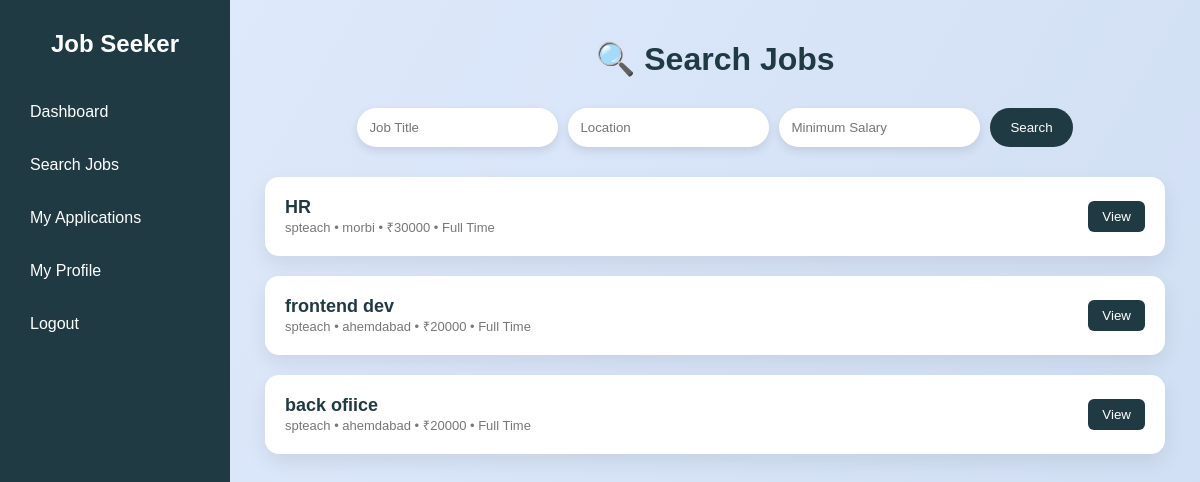
Screenshot of /jobseeker_search/ with the database file from the repository.
### myapp/models.py (models this page shows, shortened)
class Job(models.Model):
    provider = models.ForeignKey(
        User,
        on_delete=models.CASCADE,
        related_name="posted_jobs"
    )
    title = models.CharField(max_length=200)
    description = models.TextField()
    location = models.CharField(max_length=100)
    salary = models.IntegerField(blank=True, null=True)
    job_type = models.CharField(
        max_length=50,
        choices=[
            ("Full Time", "Full Time"),
            ("Part Time", "Part Time"),
            ("Internship", "Internship"),
            ("Remote", "Remote")
        ],
        default="Full Time"
    )
    created_at = models.DateTimeField(auto_now_add=True)
    applicants = models.IntegerField(default=0)
    class Meta:
        ordering = ["-created_at"]

### myapp/views.py (the view)
# urls.py: path('jobseeker_search/', views.jobseeker_search, name='jobseeker_search'),
def jobseeker_search(request):
    jobs = Job.objects.all()
    query = request.GET.get('q')
    location = request.GET.get('location')
    salary = request.GET.get('salary')
    job_type = request.GET.get('job_type')
    if query:
        jobs = jobs.filter(title__icontains=query)
    if location:
        jobs = jobs.filter(location__icontains=location)
    if salary:
        jobs = jobs.filter(salary__gte=salary)
    if job_type:
        jobs = jobs.filter(job_type=job_type)
    context = {
        "jobs": jobs
    }
    return render(request, "jobseeker_search.html", context)

### templates/jobseeker_search.html (shortened to what this page needs)
<!DOCTYPE html>
<html lang="en">
<head>
</head>
<body>
<div class="sidebar">
    <h2>Job Seeker</h2>
    <a href="{% url 'dashboard_jobseeker' %}">Dashboard</a>
    <a href="{% url 'jobseeker_search' %}">Search Jobs</a>
    <a href="{% url 'jobseeker_applications' %}">My Applications</a>
    <a href="{% url 'jobseeker_profile' %}">My Profile</a>
    <a href="{% url 'logout' %}">Logout</a>
</div>
<div class="main">
    <div class="header">
        <h1>🔍 Search Jobs</h1>
    </div>
    <form method="GET" class="search-box">
        <input type="text" name="q" placeholder="Job Title">
        <input type="text" name="location" placeholder="Location">
        <input type="number" name="salary" placeholder="Minimum Salary">
        <button type="submit">Search</button>
    </form>
    <div class="jobs">
        {% for job in jobs %}
            <div class="job">
                <div>
                    <strong>{{ job.title }}</strong><br>
                    <span>{{ job.provider.first_name }} • {{ job.location }} • ₹{{ job.salary }} • {{ job.job_type }}</span>
                </div>
                <a href="{% url 'job_detail' job.id %}">
                    <button>View</button>
                </a>
            </div>
        {% empty %}
            <p style="text-align:center;color:#555;">No jobs found.</p>
        {% endfor %}
    </div>
</div>
</body>
</html>

### templates/jobseeker_search.html (style rules this page uses)
* { margin: 0; padding: 0; box-sizing: border-box; font-family: Poppins, sans-serif; }
body { display: flex; background: linear-gradient(120deg, #e0eafc, #cfdef3); min-height: 100vh; }
.sidebar { width: 230px; background: #203a43; color: white; padding: 30px 20px; display: flex; flex-direction: column; gap: 15px; }
.sidebar h2 { text-align: center; margin-bottom: 20px; }
.sidebar a { text-decoration: none; color: white; padding: 10px; border-radius: 6px; transition: .3s; }
.main { flex: 1; padding: 40px 20px; }
.header { text-align: center; margin-bottom: 30px; }
.header h1 { color: #203a43; }
.search-box { display: flex; gap: 10px; flex-wrap: wrap; justify-content: center; margin-bottom: 30px; }
.search-box input, .search-box select { padding: 12px; border-radius: 30px; border: none; outline: none; box-shadow: 0 4px 10px rgba(0, 0, 0, .1); }
.search-box button { padding: 12px 20px; border: none; border-radius: 30px; background: #203a43; color: white; cursor: pointer; }
.jobs { max-width: 900px; margin: auto; display: grid; gap: 20px; }
.job { background: white; padding: 20px; border-radius: 14px; box-shadow: 0 8px 20px rgba(0, 0, 0, .08); display: flex; justify-content: space-between; align-items: center; }
.job strong { font-size: 18px; color: #203a43; }
.job span { font-size: 13px; color: #777; }
.job button { padding: 8px 14px; border: none; border-radius: 6px; background: #203a43; color: white; cursor: pointer; }

### rows the page displays
Job: title "HR", provider.first_name "spteach", location "morbi", salary "30000", job_type "Full Time"
Job: title "frontend dev", provider.first_name "spteach", location "ahemdabad", salary "20000", job_type "Full Time"
Job: title "back ofiice", provider.first_name "spteach", location "ahemdabad", salary "20000", job_type "Full Time"
